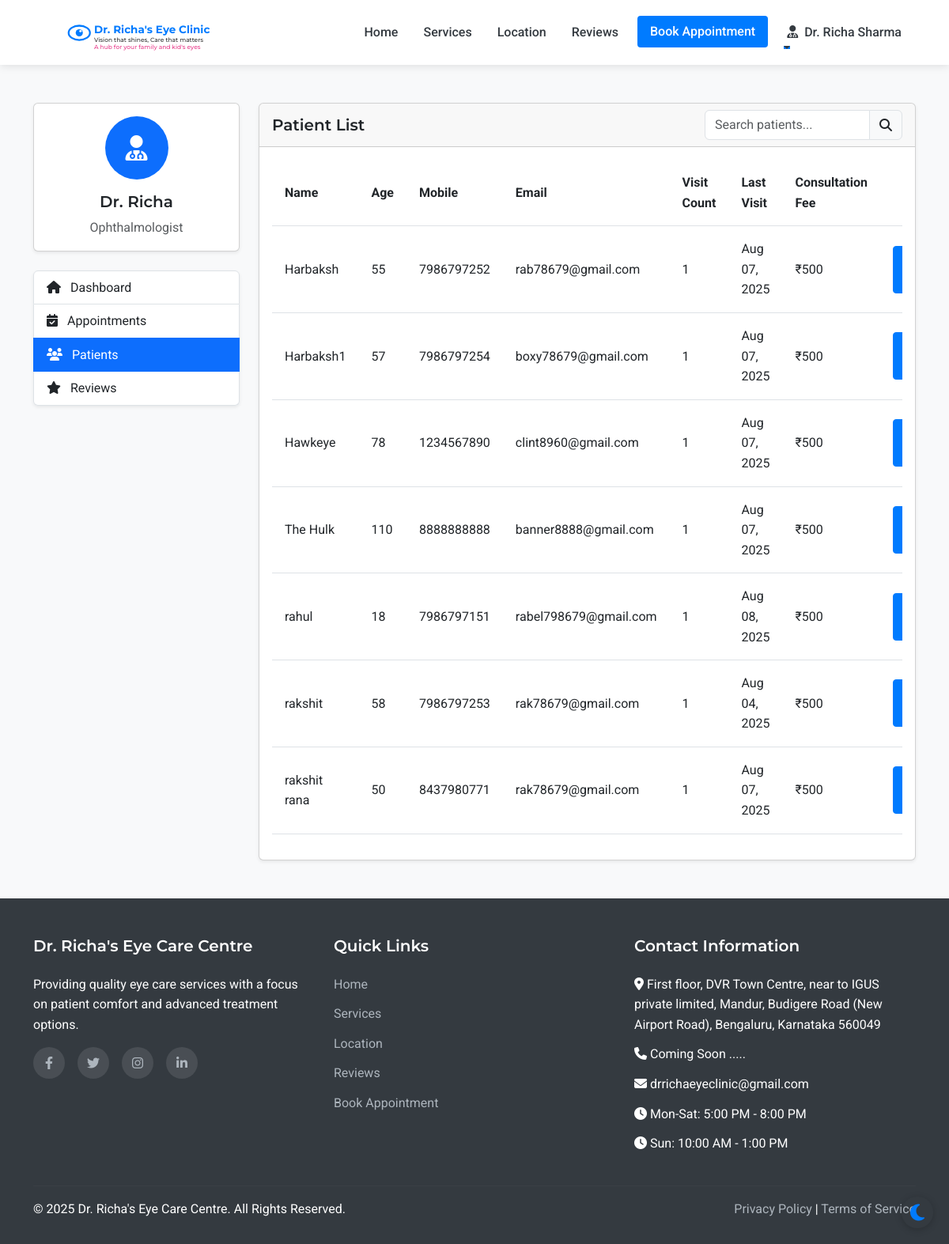
Page /admin/patients (signed in) on the earlier database version.
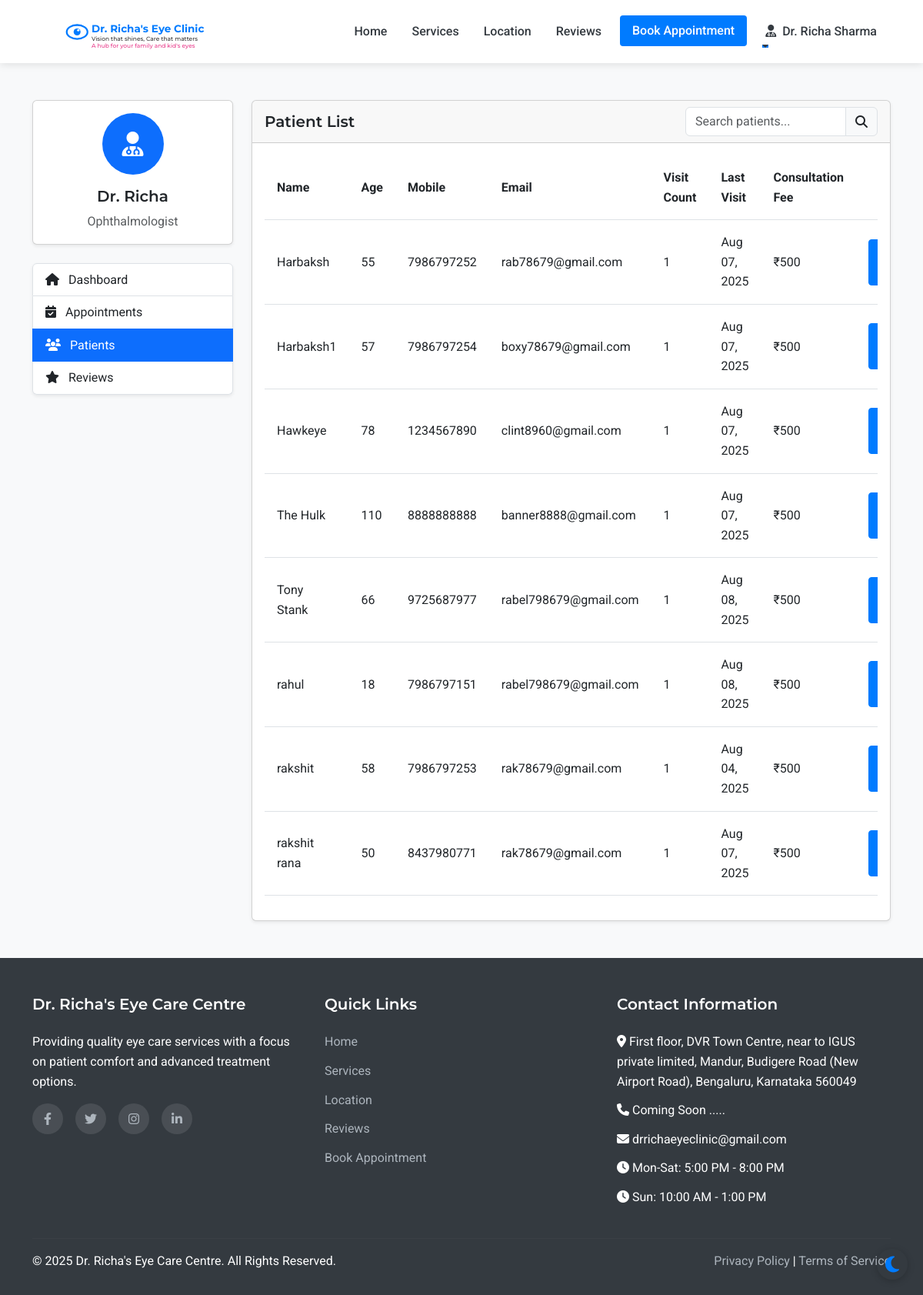
Same page on the later database version.
### models.py (models this page shows, shortened)
class Staff(UserMixin, db.Model):
    __abstract__ = True
    id = db.Column(db.Integer, primary_key=True)
    username = db.Column(db.String(64), unique=True, nullable=False)
    email = db.Column(db.String(120), unique=True, nullable=False)
    password_hash = db.Column(db.String(256), nullable=False)
    full_name = db.Column(db.String(100), nullable=False)
    mobile_number = db.Column(db.String(15), nullable=False)

class Doctor(Staff):
    __tablename__ = 'doctor'
    qualifications = db.Column(db.String(200), nullable=True)
    specialization = db.Column(db.String(200), nullable=True)

class Patient(UserMixin, db.Model):
    id = db.Column(db.Integer, primary_key=True)
    full_name = db.Column(db.String(100), nullable=False)
    mobile_number = db.Column(db.String(15), nullable=False)
    email = db.Column(db.String(100), nullable=True)
    age = db.Column(db.Integer, nullable=False)
    sex = db.Column(db.String(10), nullable=True)
    password_hash = db.Column(db.String(256), nullable=True)
    is_registered = db.Column(db.Boolean, default=False)
    created_at = db.Column(db.DateTime, nullable=False, default=datetime.utcnow)
    appointments = db.relationship('Appointment', backref='patient', lazy=True)
    doctor_prescriptions = db.relationship('DoctorPrescription', backref='patient', lazy=True)
    optometrist_prescriptions = db.relationship('OptometristPrescription', backref='patient', lazy=True)

class Appointment(db.Model):
    id = db.Column(db.Integer, primary_key=True)
    patient_id = db.Column(db.Integer, db.ForeignKey('patient.id'), nullable=False)
    appointment_date = db.Column(db.Date, nullable=False)
    appointment_time = db.Column(db.Time, nullable=False)
    primary_issue = db.Column(db.Text, nullable=True)
    referral_info = db.Column(db.String(255), nullable=True)
    status = db.Column(db.String(20), default='scheduled')  # scheduled, completed, cancelled
    created_at = db.Column(db.DateTime, default=datetime.utcnow)
    consultation_fee = db.Column(db.Float, nullable=False, default=500.0)
    payment_status = db.Column(db.String(20), default='pending')  # pending, paid

### routes.py (the view)
@app.route('/admin/patients')
@login_required
def admin_patients():
    if not (isinstance(current_user, Admin) or isinstance(current_user, Doctor) or isinstance(current_user, Assistant)):
        flash('Access denied. Staff privileges required.', 'danger')
        return redirect(url_for('index'))
    patients = Patient.query.order_by(Patient.full_name).all()
    return render_template('admin/patients.html', patients=patients)

### templates/admin/patients.html (shortened to what this page needs)
{% extends 'layout.html' %}
{% block content %}
<section class="py-5 bg-light">
    <div class="container">
        <div class="row">
            <div class="col-lg-3 mb-4">
                <div class="card shadow-sm mb-4">
                    <div class="card-body text-center">
                        <div class="avatar-circle bg-primary text-white mb-3">
                            <i class="fas fa-user-md fa-2x"></i>
                        </div>
                        <h5 class="card-title">Dr. Richa</h5>
                        <p class="card-text text-muted">Ophthalmologist</p>
                    </div>
                </div>
                <div class="list-group shadow-sm">
                    <a href="{{ url_for('admin_dashboard') }}" class="list-group-item list-group-item-action">
                        <i class="fas fa-home me-2"></i> Dashboard
                    </a>
                    <a href="{{ url_for('admin_appointments') }}" class="list-group-item list-group-item-action">
                        <i class="fas fa-calendar-check me-2"></i> Appointments
                    </a>
                    <a href="{{ url_for('admin_patients') }}" class="list-group-item list-group-item-action active">
                        <i class="fas fa-users me-2"></i> Patients
                    </a>
                    <a href="{{ url_for('admin_reviews') }}" class="list-group-item list-group-item-action">
                        <i class="fas fa-star me-2"></i> Reviews
                    </a>
                </div>
            </div>
            <div class="col-lg-9">
                <div class="card shadow-sm">
                    <div class="card-header d-flex justify-content-between align-items-center">
                        <h5 class="mb-0">Patient List</h5>
                        <div class="input-group" style="width: 250px;">
                            <input type="text" class="form-control" id="patientSearch" placeholder="Search patients...">
                            <span class="input-group-text"><i class="fas fa-search"></i></span>
                        </div>
                    </div>
                    <div class="card-body">
                        <div class="table-responsive">
                            <table class="table table-hover" id="patientsTable">
                                <thead>
                                    <tr>
                                        <th>Name</th>
                                        <th>Age</th>
                                        <th>Mobile</th>
                                        <th>Email</th>
                                        <th>Visit Count</th>
                                        <th>Last Visit</th>
                                        <th>Consultation Fee</th>
                                        <th class="text-center">Actions</th>
                                    </tr>
                                </thead>
                                <tbody>
                                    {% for patient in patients %}
                                        <tr>
                                            <td>{{ patient.full_name }}</td>
                                            <td>{{ patient.age }}</td>
                                            <td>{{ patient.mobile_number }}</td>
                                            <td>{{ patient.email }}</td>
                                            <td>{{ patient.appointments|length }}</td>
                                            <td>
                                                {% if patient.appointments %}
                                                    {% set last_appointment = patient.appointments|sort(attribute='appointment_date', reverse=True)|first %}
                                                    {{ last_appointment.appointment_date.strftime('%b %d, %Y') }}
                                                {% else %}
                                                    {{ patient.created_at.strftime('%b %d, %Y') }}
                                                {% endif %}
                                            </td>
                                            <td>₹500</td>
                                            <td>
                                                <a href="{{ url_for('admin_patient_view', patient_id=patient.id) }}" class="btn btn-sm btn-primary">
                                                </a>
                                            </td>
                                        </tr>
                                    {% endfor %}
                                </tbody>
                            </table>
                        </div>
                    </div>
                </div>
            </div>
        </div>
    </div>
</section>
{% endblock %}

### templates/layout.html (shortened to what this page needs)
<!DOCTYPE html>
<html lang="en">
<head>
    <link href="https://cdn.jsdelivr.net/npm/bootstrap@5.3.0-alpha1/dist/css/bootstrap.min.css" rel="stylesheet">
    <link rel="stylesheet" href="https://cdn.jsdelivr.net/npm/flatpickr/dist/flatpickr.min.css">
    <link rel="stylesheet" href="https://cdnjs.cloudflare.com/ajax/libs/font-awesome/6.1.1/css/all.min.css">
    <link rel="stylesheet" href="{{ url_for('static', filename='css/style.css') }}">
</head>
<body>
    <nav class="navbar navbar-expand-lg sticky-top">
        <div class="container">
            <a class="navbar-brand" href="{{ url_for('index') }}" id="clinic-logo">
                <div id="interactive-logo-container" style="height: 60px;"></div>
            </a>
            <div class="collapse navbar-collapse" id="navbarNav">
                <ul class="navbar-nav ms-auto">
                    <li class="nav-item">
                        <a class="nav-link {% if request.path == url_for('index') %}active{% endif %}" href="{{ url_for('index') }}">Home</a>
                    </li>
                    <li class="nav-item">
                        <a class="nav-link {% if request.path == url_for('services') %}active{% endif %}" href="{{ url_for('services') }}">Services</a>
                    </li>
                    <li class="nav-item">
                        <a class="nav-link {% if request.path == url_for('location') %}active{% endif %}" href="{{ url_for('location') }}">Location</a>
                    </li>
                    <li class="nav-item">
                        <a class="nav-link {% if request.path == url_for('reviews') %}active{% endif %}" href="{{ url_for('reviews') }}">Reviews</a>
                    </li>
                    <li class="nav-item">
                        <a class="nav-link btn btn-primary text-white px-3 ms-lg-2" href="{{ url_for('appointment') }}">Book Appointment</a>
                    </li>
                    {% if current_user.is_authenticated %}
                        {% if current_user.__class__.__name__ == 'Patient' %}
                            <li class="nav-item dropdown">
                                <a class="nav-link dropdown-toggle" href="#" id="navbarDropdown" role="button" data-bs-toggle="dropdown" aria-expanded="false">
                                    <i class="fas fa-user me-1"></i> {{ current_user.full_name }}
                                </a>
                                <ul class="dropdown-menu dropdown-menu-end" aria-labelledby="navbarDropdown">
                                    <li><a class="dropdown-item" href="{{ url_for('patient_dashboard') }}">Dashboard</a></li>
                                    <li><a class="dropdown-item" href="{{ url_for('patient_appointments') }}">My Appointments</a></li>
                                    <li><a class="dropdown-item" href="{{ url_for('patient_medical_records') }}">Medical Records</a></li>
                                    <li><hr class="dropdown-divider"></li>
                                    <li><a class="dropdown-item" href="{{ url_for('patient_logout') }}">Logout</a></li>
                                </ul>
                            </li>
                        {% else %}
                            <li class="nav-item dropdown">
                                <a class="nav-link dropdown-toggle" href="#" id="navbarDropdown" role="button" data-bs-toggle="dropdown" aria-expanded="false">
                                    <i class="fas fa-user-md me-1"></i> {{ current_user.full_name }}
                                </a>
                            </li>
                        {% endif %}
                    {% endif %}
                </ul>
            </div>
        </div>
    </nav>
    <main>
        {% block content %}{% endblock %}
    </main>
    <footer>
        <div class="container">
            <div class="row">
                <div class="col-md-4 mb-4 mb-md-0">
                    <h5>Dr. Richa's Eye Care Centre</h5>
                    <p class="mb-3">Providing quality eye care services with a focus on patient comfort and advanced treatment options.</p>
                    <div class="social-icons">
                        <a href="#" aria-label="Facebook"><i class="fab fa-facebook-f"></i></a>
                        <a href="#" aria-label="Twitter"><i class="fab fa-twitter"></i></a>
                        <a href="#" aria-label="Instagram"><i class="fab fa-instagram"></i></a>
                        <a href="#" aria-label="LinkedIn"><i class="fab fa-linkedin-in"></i></a>
                    </div>
                </div>
                <div class="col-md-4 mb-4 mb-md-0">
                    <h5>Quick Links</h5>
                    <ul>
                        <li><a href="{{ url_for('index') }}">Home</a></li>
                        <li><a href="{{ url_for('services') }}">Services</a></li>
                        <li><a href="{{ url_for('location') }}">Location</a></li>
                        <li><a href="{{ url_for('reviews') }}">Reviews</a></li>
                        <li><a href="{{ url_for('appointment') }}">Book Appointment</a></li>
                    </ul>
                </div>
                <div class="col-md-4">
                    <h5>Contact Information</h5>
                    <ul>
                        <li><i class="fas fa-map-marker-alt"></i> First floor, DVR Town Centre, near to     IGUS private limited, Mandur, Budigere Road (New Airport Road), Bengaluru, Karnataka 560049</li>
                        <li><i class="fas fa-phone"></i> Coming Soon .....</li>
                        <li><i class="fas fa-envelope"></i> drrichaeyeclinic@gmail.com</li>
                        <li><i class="fas fa-clock"></i> Mon-Sat: 5:00 PM - 8:00 PM</li>
                        <li><i class="fas fa-clock"></i> Sun: 10:00 AM - 1:00 PM</li>
                    </ul>
                </div>
            </div>
            <hr class="mt-4 mb-3" style="border-color: rgba(255,255,255,0.1);">
            <div class="row">
                <div class="col-md-6">
                    <p class="mb-md-0">&copy; {{ now.year }} Dr. Richa's Eye Care Centre. All Rights Reserved.</p>
                </div>
                <div class="col-md-6 text-md-end">
                    <p class="mb-0">
                        <a href="#">Privacy Policy</a> |
                        <a href="#">Terms of Service</a>
                    </p>
                </div>
            </div>
        </div>
    </footer>
</body>
</html>

Differences in the rows shown:
added Patient: full_name "Tony Stank", age "66", mobile_number "9725687977", email "rabel798679@gmail.com", appointments|length "1"
added Appointment: appointment_date "Aug 08, 2025"
